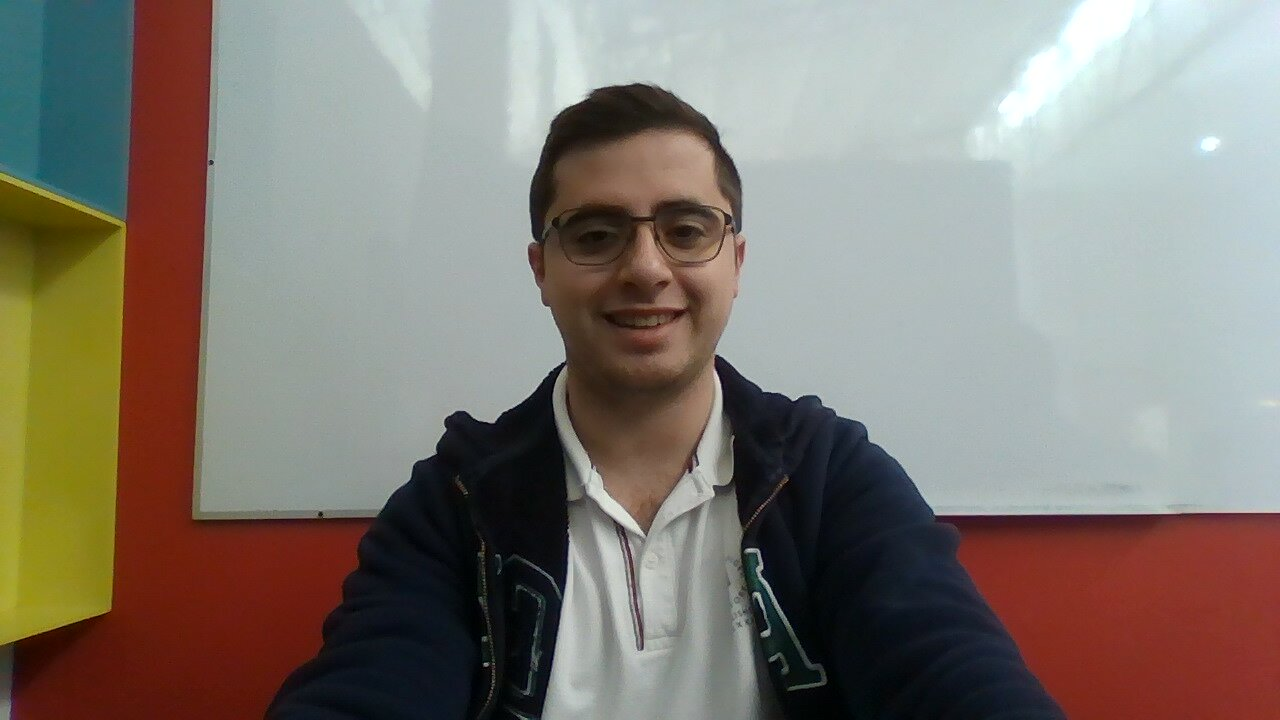
#> input picture JP.jpg, 1280 x 720 px
$ python -i request_process.py   (imports and definitions only)
#> lines starting #> are read from the running program, lines starting #| are printed output that depends on the picture
#> further down, picture is the input picture: PIL image 1280x720 RGB; mean R, G, B 130.6, 124.1, 115.9
import requests
import base64
import io
from PIL import Image, ImageFilter

# [68 lines left out: functions generate_image, load_image, not called in this run]

def process_image(image: Image.Image) -> Image.Image:
    """
    Procesa la imagen para obtener un dibujo de líneas simple:
    - Convierte la imagen a escala de grises.
    - Aplica un desenfoque previo para suavizar la imagen.
    - Detecta los bordes con FIND_EDGES.
    - Aplica un desenfoque posterior para suavizar los bordes.
    - Reduce la resolución a la mitad en cada dimensión.

    Guarda la imagen procesada como 'output_processed.png' y la muestra.

    Parámetro:
        image (Image.Image): La imagen a procesar.

    Retorna:
        Image.Image: La imagen procesada.
    """
    gray_image = image.convert("L")
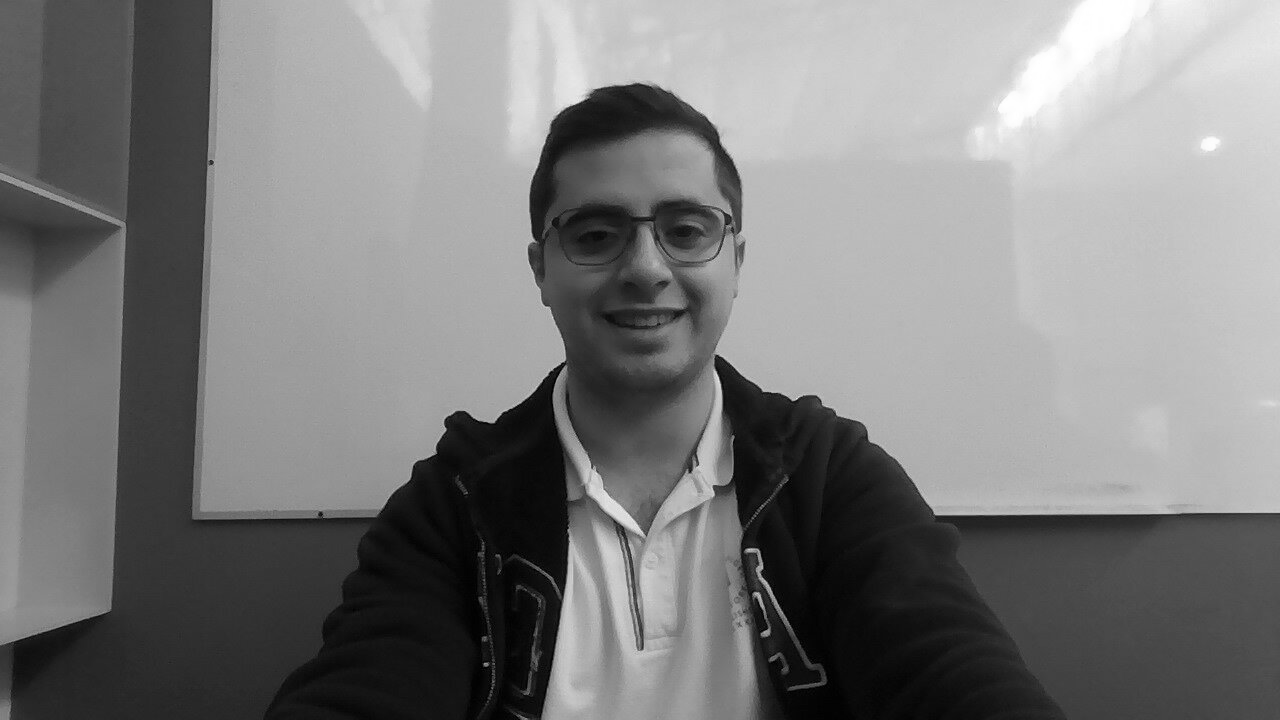
#> gray_image: PIL image 1280x720 L; min 0, max 255, mean 125.1
    pre_smoothed = gray_image.filter(ImageFilter.GaussianBlur(radius=1))
    edges = pre_smoothed.filter(ImageFilter.FIND_EDGES)
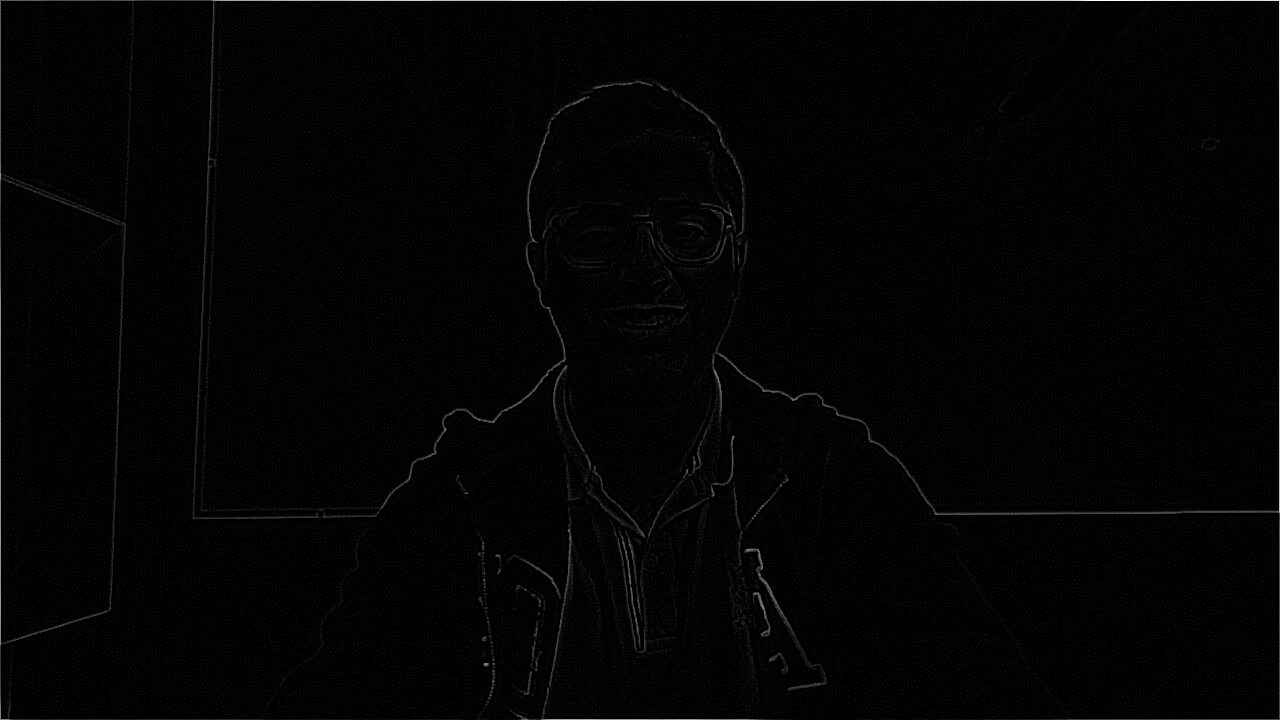
#> edges: PIL image 1280x720 L; min 0, max 255, mean 3
    smooth_edges = edges.filter(ImageFilter.GaussianBlur(radius=1))

    new_size = (smooth_edges.width // 1, smooth_edges.height // 1)
#> new_size = (1280, 720)
    processed_image = smooth_edges.resize(new_size, resample=Image.NEAREST)

    processed_image.save("output_processed.png")
    print("Imagen procesada guardada como 'output_processed.png'")
    #processed_image.show()

    return processed_image

# [13 lines not run here, left out]

>>> from PIL import Image
>>> picture = Image.open('JP.jpg')
>>> result = process_image(picture)
